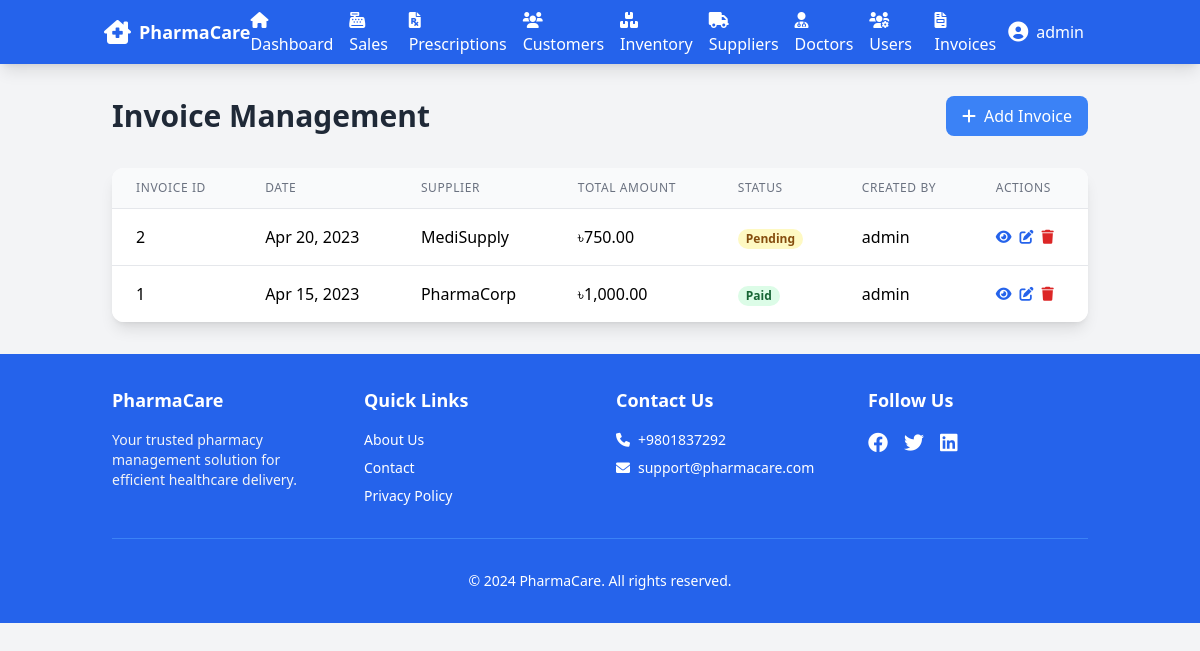
/invoices/invoices.php (signed in), run on an earlier commit of the app's database.
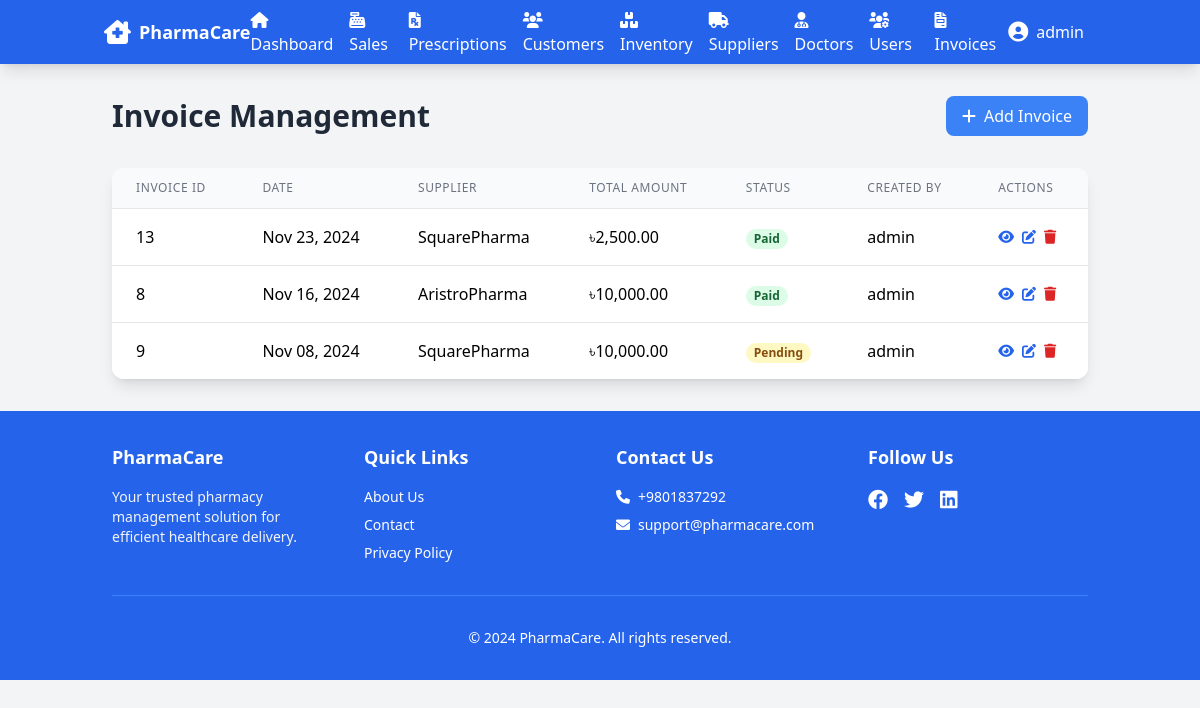
And on a later commit of the database.
### tables this page shows
CREATE TABLE `invoice` (
  `invoice_id` int(11) NOT NULL,
  `supplier_id` int(11) DEFAULT NULL,
  `invoice_date` date DEFAULT NULL,
  `total_amount` decimal(10,2) NOT NULL,
  `status` varchar(20) DEFAULT NULL,
  `user_id` int(11) DEFAULT NULL,
  `paid_status` enum('unpaid','paid') DEFAULT 'unpaid',
  `amount` decimal(10,2) DEFAULT NULL
);

CREATE TABLE `supplier` (
  `supplier_id` int(11) NOT NULL,
  `name` varchar(100) NOT NULL,
  `contact_info` varchar(200) DEFAULT NULL,
  `payment_terms` varchar(100) DEFAULT NULL,
  `user_id` int(11) DEFAULT NULL
);

CREATE TABLE `user` (
  `user_id` int(11) NOT NULL,
  `username` varchar(50) NOT NULL,
  `password_hash` varchar(255) NOT NULL,
  `role` varchar(20) DEFAULT NULL,
  `last_login` datetime DEFAULT NULL
);

### includes/db_connect.php (called while the page is built, shortened)
<?php
$base_url = 'http://127.0.0.1/pharmacy_management_system/';
?>

### invoices/invoices.php (the view, shortened to what this page needs)
<?php
require_once '../includes/db_connect.php';
$is_admin = ($_SESSION['role'] === 'Administrator');
if ($is_admin) {
    $query = "
        SELECT i.invoice_id, i.invoice_date, i.total_amount, i.status, s.name as supplier_name, u.username as created_by, i.supplier_id
        FROM invoice i
        JOIN supplier s ON i.supplier_id = s.supplier_id
        JOIN user u ON i.user_id = u.user_id
        ORDER BY i.invoice_date DESC
    ";
    $stmt = $pdo->query($query);
}
$invoices = $stmt->fetchAll();
require_once '../includes/header.php';
?>
<div class="container mx-auto px-6 py-8">
    <div class="flex justify-between items-center mb-8">
        <h1 class="text-3xl font-bold text-gray-800">Invoice Management</h1>
        <?php if ($is_admin || $_SESSION['role'] === 'Supplier'): ?>
            <a href="add_invoice.php" class="bg-blue-500 hover:bg-blue-600 text-white px-4 py-2 rounded-lg transition duration-200">
                <i class="fas fa-plus mr-2"></i>Add Invoice
            </a>
        <?php endif; ?>
    </div>
    <div class="bg-white rounded-xl shadow-lg overflow-hidden">
        <div class="overflow-x-auto">
            <table class="min-w-full divide-y divide-gray-200">
                <thead class="bg-gray-50">
                    <tr>
                        <th class="px-6 py-3 text-left text-xs font-medium text-gray-500 uppercase tracking-wider">Invoice ID</th>
                        <th class="px-6 py-3 text-left text-xs font-medium text-gray-500 uppercase tracking-wider">Date</th>
                        <th class="px-6 py-3 text-left text-xs font-medium text-gray-500 uppercase tracking-wider">Supplier</th>
                        <th class="px-6 py-3 text-left text-xs font-medium text-gray-500 uppercase tracking-wider">Total Amount</th>
                        <th class="px-6 py-3 text-left text-xs font-medium text-gray-500 uppercase tracking-wider">Status</th>
                        <th class="px-6 py-3 text-left text-xs font-medium text-gray-500 uppercase tracking-wider">Created By</th>
                        <th class="px-6 py-3 text-left text-xs font-medium text-gray-500 uppercase tracking-wider">Actions</th>
                    </tr>
                </thead>
                <tbody class="bg-white divide-y divide-gray-200">
                    <?php foreach ($invoices as $invoice): ?>
                        <tr class="hover:bg-gray-50">
                            <td class="px-6 py-4 whitespace-nowrap"><?php echo $invoice['invoice_id']; ?></td>
                            <td class="px-6 py-4 whitespace-nowrap"><?php echo date('M d, Y', strtotime($invoice['invoice_date'])); ?></td>
                            <td class="px-6 py-4 whitespace-nowrap"><?php echo htmlspecialchars($invoice['supplier_name']); ?></td>
                            <td class="px-6 py-4 whitespace-nowrap">৳<?php echo number_format($invoice['total_amount'], 2); ?></td>
                            <td class="px-6 py-4 whitespace-nowrap">
                                <span class="px-2 inline-flex text-xs leading-5 font-semibold rounded-full <?php echo $invoice['status'] === 'Paid' ? 'bg-green-100 text-green-800' : 'bg-yellow-100 text-yellow-800'; ?>">
                                    <?php echo $invoice['status']; ?>
                                </span>
                            </td>
                            <td class="px-6 py-4 whitespace-nowrap"><?php echo htmlspecialchars($invoice['created_by']); ?></td>
                            <td class="px-6 py-4 whitespace-nowrap text-sm">
                                <div class="flex space-x-2">
                                    <a href="view_invoice.php?id=<?php echo $invoice['invoice_id']; ?>" class="text-blue-600 hover:text-blue-900">
                                        <i class="fas fa-eye"></i>
                                    </a>
                                    <?php if ($is_admin || ($invoice['supplier_id'] == $_SESSION['supplier_id'])): ?>
                                        <a href="edit_invoice.php?id=<?php echo $invoice['invoice_id']; ?>" class="text-blue-600 hover:text-blue-900">
                                            <i class="fas fa-edit"></i>
                                        </a>
                                    <?php endif; ?>
                                    <?php if ($is_admin): ?>
                                        <form action="" method="POST" class="inline" onsubmit="return confirm('Are you sure you want to delete this invoice? This action cannot be undone.');">
                                            <button type="submit" name="delete_invoice" class="text-red-600 hover:text-red-900">
                                                <i class="fas fa-trash"></i>
                                            </button>
                                        </form>
                                    <?php endif; ?>
                                </div>
                            </td>
                        </tr>
                    <?php endforeach; ?>
                </tbody>
            </table>
        </div>
    </div>
</div>
<?php require_once '../includes/footer.php'; ?>

### includes/header.php (shortened to what this page needs)
<?php
$is_admin = ($_SESSION['role'] === 'Administrator');
$is_supplier = ($_SESSION['role'] === 'Supplier');
?>
<!DOCTYPE html>
<html lang="en">
<head>
    <script src="https://cdn.tailwindcss.com"></script>
    <link href="https://cdnjs.cloudflare.com/ajax/libs/font-awesome/6.0.0/css/all.min.css" rel="stylesheet">
</head>
<body class="bg-gray-100">
    <nav class="bg-blue-600 shadow-lg">
        <div class="container mx-auto px-4">
            <div class="flex items-center h-16">
                <div class="flex-shrink-0">
                    <a href="<?php echo $base_url; ?>" class="flex items-center space-x-2">
                        <i class="fas fa-clinic-medical text-2xl text-white"></i>
                        <span class="text-white text-lg font-semibold">PharmaCare</span>
                    </a>
                </div>
                <div class="flex-grow flex justify-center space-x-4">
                    <a href="<?php echo $base_url; ?>" class="nav-link text-white">
                        <i class="fas fa-home nav-icon text-white"></i>
                        <span>Dashboard</span>
                    </a>
                    <?php if (!$is_supplier):  ?>
                    <a href="<?php echo $base_url; ?>sales/sales.php" class="nav-link text-white">
                        <i class="fas fa-cash-register nav-icon text-white"></i>
                        <span>Sales</span>
                    </a>
                    <a href="<?php echo $base_url; ?>prescriptions/prescriptions.php" class="nav-link text-white">
                        <i class="fas fa-file-prescription nav-icon text-white"></i>
                        <span>Prescriptions</span>
                    </a>
                    <a href="<?php echo $base_url; ?>customers/customers.php" class="nav-link text-white">
                        <i class="fas fa-users nav-icon text-white"></i>
                        <span>Customers</span>
                    </a>
                    <?php endif; ?>
                    <?php if ($is_admin): ?>
                    <a href="<?php echo $base_url; ?>inventory/inventory.php" class="nav-link text-white">
                        <i class="fas fa-boxes nav-icon text-white"></i>
                        <span>Inventory</span>
                    </a>
                    <a href="<?php echo $base_url; ?>suppliers/suppliers.php" class="nav-link text-white">
                        <i class="fas fa-truck nav-icon text-white"></i>
                        <span>Suppliers</span>
                    </a>
                    <a href="<?php echo $base_url; ?>doctors/doctors.php" class="nav-link text-white">
                        <i class="fas fa-user-md nav-icon text-white"></i>
                        <span>Doctors</span>
                    </a>
                    <a href="<?php echo $base_url; ?>users/users.php" class="nav-link text-white">
                        <i class="fas fa-users-cog nav-icon text-white"></i>
                        <span>Users</span>
                    </a>
                    <?php endif; ?>
                    <?php if ($is_admin || $is_supplier): ?>
                    <a href="<?php echo $base_url; ?>invoices/invoices.php" class="nav-link text-white">
                        <i class="fas fa-file-invoice nav-icon text-white"></i>
                        <span>Invoices</span>
                    </a>
                    <?php endif; ?>
                </div>
                <div class="flex-shrink-0 relative">
                    <button class="flex items-center space-x-2 text-white hover:bg-blue-700 rounded-lg px-3 py-2 transition-colors">
                        <i class="fas fa-user-circle text-xl text-white"></i>
                        <span><?php echo htmlspecialchars($_SESSION['username']); ?></span>
                    </button>
                </div>
            </div>
        </div>
    </nav>
</body>
</html>

### includes/footer.php (shortened to what this page needs)
    <footer class="bg-blue-600 text-white mt-auto">
        <div class="container mx-auto px-6 py-8">
            <div class="grid grid-cols-1 md:grid-cols-4 gap-8">
                <div class="animate__animated animate__fadeIn">
                    <h3 class="text-lg font-semibold mb-4">PharmaCare</h3>
                    <p class="text-sm text-gray-100">
                        Your trusted pharmacy management solution for efficient healthcare delivery.
                    </p>
                </div>
                <div>
                    <h3 class="text-lg font-semibold mb-4">Quick Links</h3>
                    <ul class="space-y-2 text-sm">
                        <li><a href="<?php echo $base_url; ?>about.php" class="hover:text-gray-200 transition">About Us</a></li>
                        <li><a href="<?php echo $base_url; ?>contact.php" class="hover:text-gray-200 transition">Contact</a></li>
                        <li><a href="<?php echo $base_url; ?>privacy.php" class="hover:text-gray-200 transition">Privacy Policy</a></li>
                    </ul>
                </div>
                <div>
                    <h3 class="text-lg font-semibold mb-4">Contact Us</h3>
                    <ul class="space-y-2 text-sm">
                        <li class="flex items-center space-x-2">
                            <i class="fas fa-phone"></i>
                            <span>+9801837292</span>
                        </li>
                        <li class="flex items-center space-x-2">
                            <i class="fas fa-envelope"></i>
                            <span>support@pharmacare.com</span>
                        </li>
                    </ul>
                </div>
                <div>
                    <h3 class="text-lg font-semibold mb-4">Follow Us</h3>
                    <div class="flex space-x-4">
                        <a href="#" class="hover:text-gray-200 transition">
                            <i class="fab fa-facebook fa-lg"></i>
                        </a>
                        <a href="#" class="hover:text-gray-200 transition">
                            <i class="fab fa-twitter fa-lg"></i>
                        </a>
                        <a href="#" class="hover:text-gray-200 transition">
                            <i class="fab fa-linkedin fa-lg"></i>
                        </a>
                    </div>
                </div>
            </div>
            <div class="border-t border-blue-500 mt-8 pt-8 text-center text-sm">
                <p>&copy; <?php echo date('Y'); ?> PharmaCare. All rights reserved.</p>
            </div>
        </div>
    </footer>
</body>
</html>

### includes/header.php (style rules this page uses)
.nav-link { @apply flex items-center space-x-2 px-4 py-2 text-white hover:bg-blue-700 rounded-lg transition-colors; }
.nav-icon { @apply text-lg text-white; }

What changed in the data, as far as the page shows it:
removed invoice: invoice_id "2", invoice_date "Apr 20, 2023", supplier.name "MediSupply", total_amount "750.00", status "Pending", user.username "admin"
removed invoice: invoice_id "1", invoice_date "Apr 15, 2023", supplier.name "PharmaCorp", total_amount "1,000.00", status "Paid", user.username "admin"
added invoice: invoice_id "13", invoice_date "Nov 23, 2024", supplier.name "SquarePharma", total_amount "2,500.00", status "Paid", user.username "admin"
added invoice: invoice_id "8", invoice_date "Nov 16, 2024", supplier.name "AristroPharma", total_amount "10,000.00", status "Paid", user.username "admin"
added invoice: invoice_id "9", invoice_date "Nov 08, 2024", supplier.name "SquarePharma", total_amount "10,000.00", status "Pending", user.username "admin"
